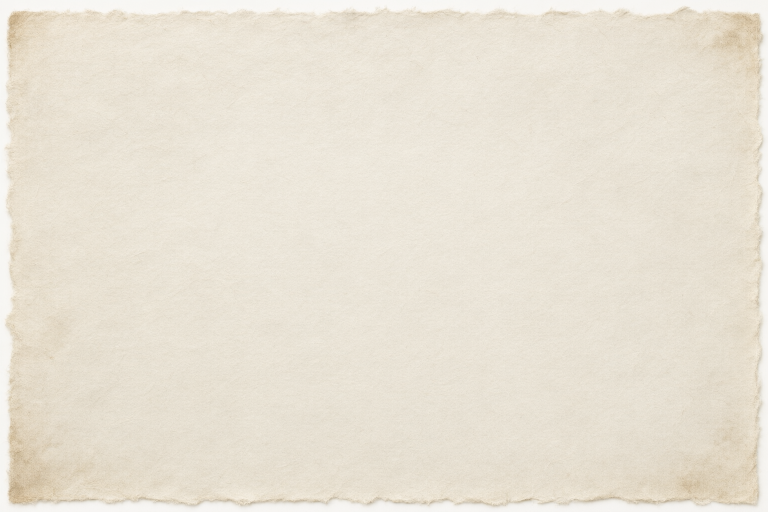
#> input picture output/imagegen/v15/xuan-paper.png, 1536 x 1024 px (shown at 1/2 size)
$ python process_puzzle_art.py
#> lines starting #> are read from the running program, lines starting #| are printed output that depends on the picture
"""Prepare Qwen puzzle artwork and stamp its ink texture onto server stroke paths."""

from __future__ import annotations

import json
import math
from pathlib import Path
from PIL import Image


ROOT = Path(__file__).resolve().parents[1]
SOURCE = ROOT / "output/imagegen/v15"
TARGET = ROOT / "LLM-tmp/客户端/assets/puzzles"
CONTENT = ROOT / "LLM-tmp/服务端/content/chapters.json"

ATLASES = {
    "rubbing-atlas.png": (
        "brush_cursor", "ink_swash", "cinnabar_seal",
        "hint_plaque", "jade_seal", "ink_dab",
    ),
    "joinery-atlas.png": (
        "mortise_beam", "tenon_piece", "dougong_bracket",
        "wind_bell", "stone_tablet", "mortise_marker",
    ),
    "pattern-atlas.png": (
        "gate_2", "gate_3", "gate_4",
        "opera_dan", "opera_jing", "opera_sheng",
    ),
    "opera-join-atlas.png": (
        "stage_floor", "stage_step_piece", "backdrop_rail",
        "brocade_panel", "lotus_marker", "stage_tassel",
    ),
}


def extract(atlas_path: Path, names: tuple[str, ...]) -> None:
    atlas = Image.open(atlas_path).convert("RGB")
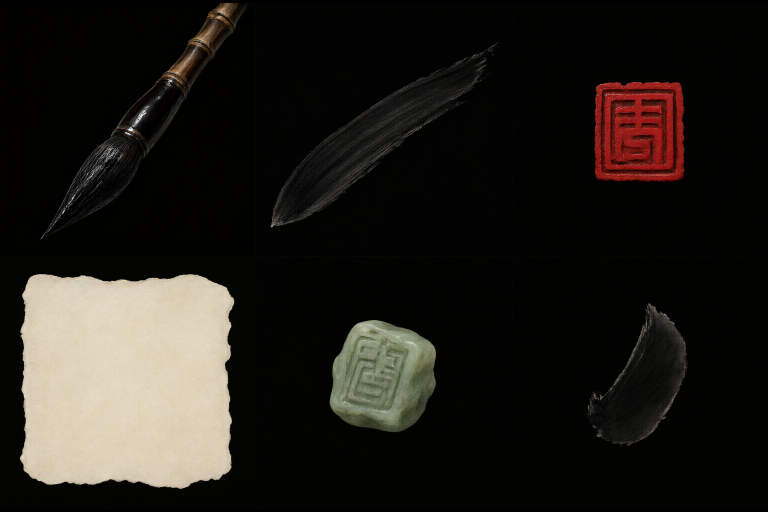
#> input picture output/imagegen/v15/rubbing-atlas.png, 1536 x 1024 px (shown at 1/2 size)
#> atlas is the input picture: PIL image 1536x1024 RGB; mean R, G, B 32.9, 29.3, 25.1
    if atlas.size != (1536, 1024):
        raise ValueError(f"Unexpected atlas size: {atlas_path} {atlas.size}")
    for index, name in enumerate(names):
        col, row = index % 3, index // 3
        # The model sometimes paints faint atlas dividers at cell boundaries.
        cell = atlas.crop((col * 512 + 9, row * 512 + 9,
                           (col + 1) * 512 - 9, (row + 1) * 512 - 9))
        if name == "stage_step_piece":
            # Adjacent atlas cells spill thin rails into this cell's margins.
            cell = cell.crop((65, 0, 425, cell.height))
        elif name == "stage_floor":
            cell = cell.crop((0, 0, cell.width, 310))
        sprite = Image.new("RGBA", cell.size)
        sprite.putdata([
            (red, green, blue, max(0, min(255, (max(red, green, blue) - 8) * 16)))
            for red, green, blue in cell.get_flattened_data()
        ])
        bounds = sprite.getchannel("A").point(lambda alpha: 255 if alpha > 12 else 0).getbbox()
        if bounds is None:
            raise ValueError(f"Empty atlas cell: {name}")
        left, top, right, bottom = bounds
        sprite = sprite.crop((max(0, left - 5), max(0, top - 5),
                              min(cell.width, right + 5), min(cell.height, bottom + 5)))
        sprite.save(TARGET / f"{name}.png", optimize=True)
#> this loop made 1 pass
#> pass 1, in extract, `cell = atlas.crop((col * 512 + 9, row * 512 + 9, (col + 1) * 512 - 9, ..`:
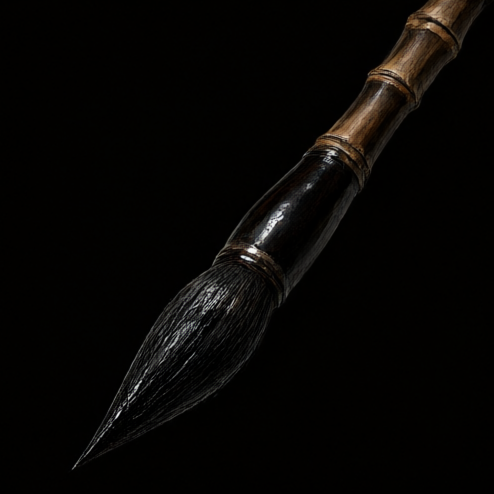
#> cell: PIL image 494x494 RGB; mean R, G, B 7.4, 6, 4.4


# [49 lines left out: functions stamp_glyphs, make_failure_ink, accurate_three_post_gate, not called in this run]


def main() -> None:
    TARGET.mkdir(parents=True, exist_ok=True)
    (Image.open(SOURCE / "xuan-paper.png").convert("RGB")
     .save(TARGET / "xuan_paper.png", optimize=True))
    for filename, names in ATLASES.items():
        if (SOURCE / filename).exists():
            extract(SOURCE / filename, names)
    accurate_three_post_gate()
    make_failure_ink()
    stamp_glyphs()


if __name__ == "__main__":
#> (the run stopped early here; a loop or call above may not have finished)
